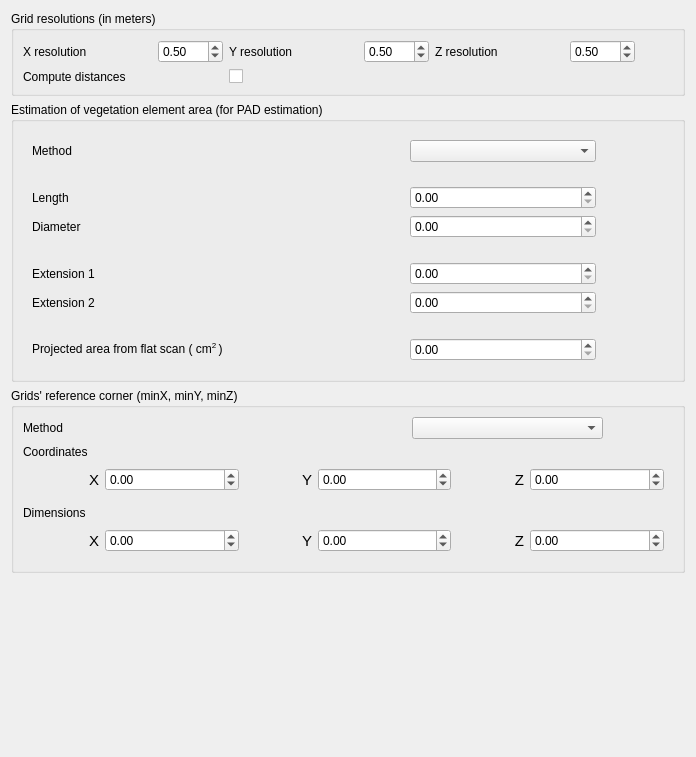
<?xml version="1.0" encoding="UTF-8"?>
<ui version="4.0">
 <class>ComputeGridsConfiguration</class>
 <widget class="QWidget" name="ComputeGridsConfiguration">
  <property name="geometry">
   <rect>
    <x>0</x>
    <y>0</y>
    <width>696</width>
    <height>757</height>
   </rect>
  </property>
  <property name="windowTitle">
   <string>Form</string>
  </property>
  <layout class="QGridLayout" name="gridLayout">
   <item row="1" column="0">
    <widget class="QGroupBox" name="estimationFrame">
     <property name="toolTip">
      <string/>
     </property>
     <property name="title">
      <string>Estimation of vegetation element area (for PAD estimation)</string>
     </property>
     <layout class="QGridLayout" name="gridLayout_3">
      <item row="0" column="0">
       <widget class="QFrame" name="frame_6">
        <property name="toolTip">
         <string/>
        </property>
        <property name="frameShape">
         <enum>QFrame::NoFrame</enum>
        </property>
        <property name="frameShadow">
         <enum>QFrame::Raised</enum>
        </property>
        <layout class="QGridLayout" name="gridLayout_8" columnstretch="6,3,1">
         <item row="0" column="0">
          <widget class="QLabel" name="label_5">
           <property name="enabled">
            <bool>true</bool>
           </property>
           <property name="toolTip">
            <string/>
           </property>
           <property name="text">
            <string>Method</string>
           </property>
          </widget>
         </item>
         <item row="0" column="1">
          <widget class="QComboBox" name="estimationMethods">
           <property name="enabled">
            <bool>true</bool>
           </property>
           <property name="toolTip">
            <string/>
           </property>
          </widget>
         </item>
         <item row="0" column="2">
          <widget class="QLabel" name="label_9">
           <property name="enabled">
            <bool>true</bool>
           </property>
           <property name="baseSize">
            <size>
             <width>0</width>
             <height>0</height>
            </size>
           </property>
           <property name="toolTip">
            <string>&lt;html&gt;&lt;head/&gt;&lt;body&gt;&lt;p&gt;What estimation of vegetation element's area should be used ?&lt;/p&gt;&lt;/body&gt;&lt;/html&gt;</string>
           </property>
           <property name="text">
            <string>&lt;html&gt;&lt;head/&gt;&lt;body&gt;&lt;p&gt;&lt;img src=&quot;:/resources/help.png&quot; width=&quot;20&quot; height=&quot;20&quot;/&gt;&lt;/p&gt;&lt;/body&gt;&lt;/html&gt;</string>
           </property>
           <property name="alignment">
            <set>Qt::AlignCenter</set>
           </property>
          </widget>
         </item>
        </layout>
       </widget>
      </item>
      <item row="1" column="0">
       <widget class="QFrame" name="needleFrame">
        <property name="toolTip">
         <string/>
        </property>
        <property name="frameShape">
         <enum>QFrame::NoFrame</enum>
        </property>
        <property name="frameShadow">
         <enum>QFrame::Raised</enum>
        </property>
        <layout class="QGridLayout" name="gridLayout_5" columnstretch="6,3,1">
         <item row="1" column="1">
          <widget class="QDoubleSpinBox" name="widthSpinBox">
           <property name="toolTip">
            <string/>
           </property>
          </widget>
         </item>
         <item row="0" column="1">
          <widget class="QDoubleSpinBox" name="lengthSpinBox">
           <property name="toolTip">
            <string/>
           </property>
          </widget>
         </item>
         <item row="0" column="2">
          <widget class="QLabel" name="label_21">
           <property name="enabled">
            <bool>true</bool>
           </property>
           <property name="baseSize">
            <size>
             <width>0</width>
             <height>0</height>
            </size>
           </property>
           <property name="toolTip">
            <string/>
           </property>
           <property name="text">
            <string>&lt;html&gt;&lt;head/&gt;&lt;body&gt;&lt;p&gt;&lt;img src=&quot;:/resources/help.png&quot; width=&quot;20&quot; height=&quot;20&quot;/&gt;&lt;/p&gt;&lt;/body&gt;&lt;/html&gt;</string>
           </property>
           <property name="alignment">
            <set>Qt::AlignCenter</set>
           </property>
          </widget>
         </item>
         <item row="0" column="0">
          <widget class="QLabel" name="label_18">
           <property name="toolTip">
            <string/>
           </property>
           <property name="text">
            <string>Length</string>
           </property>
          </widget>
         </item>
         <item row="1" column="0">
          <widget class="QLabel" name="label_19">
           <property name="toolTip">
            <string/>
           </property>
           <property name="text">
            <string>Diameter</string>
           </property>
          </widget>
         </item>
         <item row="1" column="2">
          <widget class="QLabel" name="label_22">
           <property name="enabled">
            <bool>true</bool>
           </property>
           <property name="baseSize">
            <size>
             <width>0</width>
             <height>0</height>
            </size>
           </property>
           <property name="toolTip">
            <string/>
           </property>
           <property name="text">
            <string>&lt;html&gt;&lt;head/&gt;&lt;body&gt;&lt;p&gt;&lt;img src=&quot;:/resources/help.png&quot; width=&quot;20&quot; height=&quot;20&quot;/&gt;&lt;/p&gt;&lt;/body&gt;&lt;/html&gt;</string>
           </property>
           <property name="alignment">
            <set>Qt::AlignCenter</set>
           </property>
          </widget>
         </item>
        </layout>
       </widget>
      </item>
      <item row="2" column="0">
       <widget class="QFrame" name="broadleafFrame">
        <property name="toolTip">
         <string/>
        </property>
        <property name="frameShape">
         <enum>QFrame::NoFrame</enum>
        </property>
        <property name="frameShadow">
         <enum>QFrame::Raised</enum>
        </property>
        <layout class="QGridLayout" name="gridLayout_6" columnstretch="6,3,1">
         <item row="0" column="0">
          <widget class="QLabel" name="label_20">
           <property name="toolTip">
            <string/>
           </property>
           <property name="text">
            <string>Extension 1</string>
           </property>
          </widget>
         </item>
         <item row="0" column="1">
          <widget class="QDoubleSpinBox" name="extension1SpinBox">
           <property name="toolTip">
            <string/>
           </property>
          </widget>
         </item>
         <item row="0" column="2">
          <widget class="QLabel" name="label_24">
           <property name="enabled">
            <bool>true</bool>
           </property>
           <property name="baseSize">
            <size>
             <width>0</width>
             <height>0</height>
            </size>
           </property>
           <property name="toolTip">
            <string/>
           </property>
           <property name="text">
            <string>&lt;html&gt;&lt;head/&gt;&lt;body&gt;&lt;p&gt;&lt;img src=&quot;:/resources/help.png&quot; width=&quot;20&quot; height=&quot;20&quot;/&gt;&lt;/p&gt;&lt;/body&gt;&lt;/html&gt;</string>
           </property>
           <property name="alignment">
            <set>Qt::AlignCenter</set>
           </property>
          </widget>
         </item>
         <item row="1" column="0">
          <widget class="QLabel" name="label_25">
           <property name="toolTip">
            <string/>
           </property>
           <property name="text">
            <string>Extension 2</string>
           </property>
          </widget>
         </item>
         <item row="1" column="1">
          <widget class="QDoubleSpinBox" name="extension2SpinBox">
           <property name="toolTip">
            <string/>
           </property>
          </widget>
         </item>
         <item row="1" column="2">
          <widget class="QLabel" name="label_23">
           <property name="enabled">
            <bool>true</bool>
           </property>
           <property name="baseSize">
            <size>
             <width>0</width>
             <height>0</height>
            </size>
           </property>
           <property name="toolTip">
            <string/>
           </property>
           <property name="text">
            <string>&lt;html&gt;&lt;head/&gt;&lt;body&gt;&lt;p&gt;&lt;img src=&quot;:/resources/help.png&quot; width=&quot;20&quot; height=&quot;20&quot;/&gt;&lt;/p&gt;&lt;/body&gt;&lt;/html&gt;</string>
           </property>
           <property name="alignment">
            <set>Qt::AlignCenter</set>
           </property>
          </widget>
         </item>
        </layout>
       </widget>
      </item>
      <item row="3" column="0">
       <widget class="QFrame" name="areaFrame">
        <property name="toolTip">
         <string/>
        </property>
        <property name="frameShape">
         <enum>QFrame::NoFrame</enum>
        </property>
        <property name="frameShadow">
         <enum>QFrame::Raised</enum>
        </property>
        <layout class="QGridLayout" name="gridLayout_7" columnstretch="6,3,1">
         <item row="0" column="0">
          <widget class="QLabel" name="label_27">
           <property name="toolTip">
            <string/>
           </property>
           <property name="text">
            <string>&lt;html&gt;&lt;head/&gt;&lt;body&gt;&lt;p&gt;Projected area from flat scan ( cm&lt;span style=&quot; vertical-align:super;&quot;&gt;2 &lt;/span&gt;)&lt;/p&gt;&lt;/body&gt;&lt;/html&gt;</string>
           </property>
          </widget>
         </item>
         <item row="0" column="1">
          <widget class="QDoubleSpinBox" name="projectedAreaSpinBox">
           <property name="toolTip">
            <string/>
           </property>
          </widget>
         </item>
         <item row="0" column="2">
          <widget class="QLabel" name="label_26">
           <property name="enabled">
            <bool>true</bool>
           </property>
           <property name="baseSize">
            <size>
             <width>0</width>
             <height>0</height>
            </size>
           </property>
           <property name="toolTip">
            <string/>
           </property>
           <property name="text">
            <string>&lt;html&gt;&lt;head/&gt;&lt;body&gt;&lt;p&gt;&lt;img src=&quot;:/resources/help.png&quot; width=&quot;20&quot; height=&quot;20&quot;/&gt;&lt;/p&gt;&lt;/body&gt;&lt;/html&gt;</string>
           </property>
           <property name="alignment">
            <set>Qt::AlignCenter</set>
           </property>
          </widget>
         </item>
        </layout>
       </widget>
      </item>
     </layout>
    </widget>
   </item>
   <item row="2" column="0">
    <widget class="QGroupBox" name="referenceCornerFrame">
     <property name="toolTip">
      <string/>
     </property>
     <property name="title">
      <string>Grids' reference corner (minX, minY, minZ)</string>
     </property>
     <layout class="QGridLayout" name="gridLayout_2" columnstretch="6,3,1">
      <item row="0" column="0">
       <widget class="QLabel" name="label">
        <property name="toolTip">
         <string/>
        </property>
        <property name="text">
         <string>Method</string>
        </property>
       </widget>
      </item>
      <item row="0" column="1">
       <widget class="QComboBox" name="referenceMethods">
        <property name="toolTip">
         <string/>
        </property>
       </widget>
      </item>
      <item row="0" column="2">
       <widget class="QLabel" name="label_4">
        <property name="baseSize">
         <size>
          <width>0</width>
          <height>0</height>
         </size>
        </property>
        <property name="toolTip">
         <string>&lt;html&gt;&lt;head/&gt;&lt;body&gt;&lt;p&gt;Reference for grid corner. Either use the bounding box of the scene or set custom size and position. &lt;/p&gt;&lt;/body&gt;&lt;/html&gt;</string>
        </property>
        <property name="text">
         <string>&lt;html&gt;&lt;head/&gt;&lt;body&gt;&lt;p&gt;&lt;img src=&quot;:/resources/help.png&quot; width=&quot;20&quot; height=&quot;20&quot;/&gt;&lt;/p&gt;&lt;/body&gt;&lt;/html&gt;</string>
        </property>
        <property name="alignment">
         <set>Qt::AlignCenter</set>
        </property>
       </widget>
      </item>
      <item row="1" column="0" colspan="3">
       <widget class="QFrame" name="coordinatesFrame">
        <property name="toolTip">
         <string/>
        </property>
        <property name="frameShape">
         <enum>QFrame::NoFrame</enum>
        </property>
        <property name="frameShadow">
         <enum>QFrame::Raised</enum>
        </property>
        <property name="lineWidth">
         <number>0</number>
        </property>
        <layout class="QVBoxLayout" name="verticalLayout">
         <property name="spacing">
          <number>0</number>
         </property>
         <property name="leftMargin">
          <number>0</number>
         </property>
         <property name="topMargin">
          <number>0</number>
         </property>
         <property name="rightMargin">
          <number>0</number>
         </property>
         <property name="bottomMargin">
          <number>0</number>
         </property>
         <item>
          <widget class="QLabel" name="label_10">
           <property name="toolTip">
            <string/>
           </property>
           <property name="text">
            <string>Coordinates</string>
           </property>
          </widget>
         </item>
         <item>
          <widget class="QFrame" name="frame">
           <property name="toolTip">
            <string/>
           </property>
           <property name="frameShape">
            <enum>QFrame::NoFrame</enum>
           </property>
           <property name="frameShadow">
            <enum>QFrame::Raised</enum>
           </property>
           <layout class="QHBoxLayout" name="horizontalLayout" stretch="10,20,10,20,10,20">
            <item>
             <widget class="QLabel" name="label_11">
              <property name="font">
               <font>
                <pointsize>11</pointsize>
               </font>
              </property>
              <property name="toolTip">
               <string/>
              </property>
              <property name="layoutDirection">
               <enum>Qt::LeftToRight</enum>
              </property>
              <property name="text">
               <string notr="true">X</string>
              </property>
              <property name="alignment">
               <set>Qt::AlignRight|Qt::AlignTrailing|Qt::AlignVCenter</set>
              </property>
              <property name="margin">
               <number>9</number>
              </property>
             </widget>
            </item>
            <item>
             <widget class="QDoubleSpinBox" name="coordinatesX">
              <property name="toolTip">
               <string/>
              </property>
              <property name="minimum">
               <double>-99.000000000000000</double>
              </property>
             </widget>
            </item>
            <item>
             <widget class="QLabel" name="label_12">
              <property name="font">
               <font>
                <pointsize>11</pointsize>
               </font>
              </property>
              <property name="toolTip">
               <string/>
              </property>
              <property name="layoutDirection">
               <enum>Qt::LeftToRight</enum>
              </property>
              <property name="text">
               <string notr="true">Y</string>
              </property>
              <property name="alignment">
               <set>Qt::AlignRight|Qt::AlignTrailing|Qt::AlignVCenter</set>
              </property>
              <property name="margin">
               <number>9</number>
              </property>
             </widget>
            </item>
            <item>
             <widget class="QDoubleSpinBox" name="coordinatesY">
              <property name="toolTip">
               <string/>
              </property>
              <property name="minimum">
               <double>-99.000000000000000</double>
              </property>
             </widget>
            </item>
            <item>
             <widget class="QLabel" name="label_13">
              <property name="font">
               <font>
                <pointsize>11</pointsize>
               </font>
              </property>
              <property name="toolTip">
               <string/>
              </property>
              <property name="layoutDirection">
               <enum>Qt::LeftToRight</enum>
              </property>
              <property name="text">
               <string notr="true">Z</string>
              </property>
              <property name="alignment">
               <set>Qt::AlignRight|Qt::AlignTrailing|Qt::AlignVCenter</set>
              </property>
              <property name="margin">
               <number>9</number>
              </property>
             </widget>
            </item>
            <item>
             <widget class="QDoubleSpinBox" name="coordinatesZ">
              <property name="toolTip">
               <string/>
              </property>
              <property name="minimum">
               <double>-99.000000000000000</double>
              </property>
             </widget>
            </item>
           </layout>
          </widget>
         </item>
        </layout>
       </widget>
      </item>
      <item row="2" column="0" colspan="3">
       <widget class="QFrame" name="dimensionFrame">
        <property name="toolTip">
         <string/>
        </property>
        <property name="frameShape">
         <enum>QFrame::NoFrame</enum>
        </property>
        <property name="frameShadow">
         <enum>QFrame::Raised</enum>
        </property>
        <property name="lineWidth">
         <number>0</number>
        </property>
        <layout class="QVBoxLayout" name="verticalLayout_2">
         <property name="spacing">
          <number>0</number>
         </property>
         <property name="leftMargin">
          <number>0</number>
         </property>
         <property name="topMargin">
          <number>0</number>
         </property>
         <property name="rightMargin">
          <number>0</number>
         </property>
         <property name="bottomMargin">
          <number>0</number>
         </property>
         <item>
          <widget class="QLabel" name="label_14">
           <property name="toolTip">
            <string/>
           </property>
           <property name="text">
            <string>Dimensions</string>
           </property>
          </widget>
         </item>
         <item>
          <widget class="QFrame" name="frame_4">
           <property name="toolTip">
            <string/>
           </property>
           <property name="frameShape">
            <enum>QFrame::NoFrame</enum>
           </property>
           <property name="frameShadow">
            <enum>QFrame::Raised</enum>
           </property>
           <layout class="QHBoxLayout" name="horizontalLayout_2" stretch="10,20,10,20,10,20">
            <item>
             <widget class="QLabel" name="label_15">
              <property name="font">
               <font>
                <pointsize>11</pointsize>
               </font>
              </property>
              <property name="toolTip">
               <string/>
              </property>
              <property name="layoutDirection">
               <enum>Qt::LeftToRight</enum>
              </property>
              <property name="text">
               <string notr="true">X</string>
              </property>
              <property name="alignment">
               <set>Qt::AlignRight|Qt::AlignTrailing|Qt::AlignVCenter</set>
              </property>
              <property name="margin">
               <number>9</number>
              </property>
             </widget>
            </item>
            <item>
             <widget class="QDoubleSpinBox" name="dimensionX">
              <property name="toolTip">
               <string/>
              </property>
              <property name="minimum">
               <double>-99.000000000000000</double>
              </property>
             </widget>
            </item>
            <item>
             <widget class="QLabel" name="label_16">
              <property name="font">
               <font>
                <pointsize>11</pointsize>
               </font>
              </property>
              <property name="toolTip">
               <string/>
              </property>
              <property name="layoutDirection">
               <enum>Qt::LeftToRight</enum>
              </property>
              <property name="text">
               <string notr="true">Y</string>
              </property>
              <property name="alignment">
               <set>Qt::AlignRight|Qt::AlignTrailing|Qt::AlignVCenter</set>
              </property>
              <property name="margin">
               <number>9</number>
              </property>
             </widget>
            </item>
            <item>
             <widget class="QDoubleSpinBox" name="dimensionY">
              <property name="toolTip">
               <string/>
              </property>
              <property name="minimum">
               <double>-99.000000000000000</double>
              </property>
             </widget>
            </item>
            <item>
             <widget class="QLabel" name="label_17">
              <property name="font">
               <font>
                <pointsize>11</pointsize>
               </font>
              </property>
              <property name="toolTip">
               <string/>
              </property>
              <property name="layoutDirection">
               <enum>Qt::LeftToRight</enum>
              </property>
              <property name="text">
               <string notr="true">Z</string>
              </property>
              <property name="alignment">
               <set>Qt::AlignRight|Qt::AlignTrailing|Qt::AlignVCenter</set>
              </property>
              <property name="margin">
               <number>9</number>
              </property>
             </widget>
            </item>
            <item>
             <widget class="QDoubleSpinBox" name="dimensionZ">
              <property name="toolTip">
               <string/>
              </property>
              <property name="minimum">
               <double>-99.000000000000000</double>
              </property>
             </widget>
            </item>
           </layout>
          </widget>
         </item>
        </layout>
       </widget>
      </item>
     </layout>
    </widget>
   </item>
   <item row="3" column="0">
    <spacer name="verticalSpacer">
     <property name="toolTip">
      <string/>
     </property>
     <property name="orientation">
      <enum>Qt::Vertical</enum>
     </property>
     <property name="sizeHint" stdset="0">
      <size>
       <width>20</width>
       <height>40</height>
      </size>
     </property>
    </spacer>
   </item>
   <item row="0" column="0">
    <widget class="QGroupBox" name="resolutionFrame">
     <property name="toolTip">
      <string/>
     </property>
     <property name="title">
      <string>Grid resolutions (in meters)</string>
     </property>
     <layout class="QGridLayout" name="gridLayout_4" columnstretch="20,10,20,10,20,10,5">
      <item row="0" column="2">
       <widget class="QLabel" name="label_6">
        <property name="toolTip">
         <string/>
        </property>
        <property name="text">
         <string>Y resolution</string>
        </property>
       </widget>
      </item>
      <item row="0" column="4">
       <widget class="QLabel" name="label_29">
        <property name="toolTip">
         <string/>
        </property>
        <property name="text">
         <string>Z resolution</string>
        </property>
       </widget>
      </item>
      <item row="0" column="5">
       <widget class="QDoubleSpinBox" name="gridResZ">
        <property name="toolTip">
         <string/>
        </property>
        <property name="maximum">
         <double>99.000000000000000</double>
        </property>
        <property name="singleStep">
         <double>0.100000000000000</double>
        </property>
        <property name="value">
         <double>0.500000000000000</double>
        </property>
       </widget>
      </item>
      <item row="1" column="6">
       <widget class="QLabel" name="label_8">
        <property name="baseSize">
         <size>
          <width>0</width>
          <height>0</height>
         </size>
        </property>
        <property name="toolTip">
         <string>&lt;html&gt;&lt;head/&gt;&lt;body&gt;&lt;p&gt;Should grids' distances be computed. Left uncheck, the PAD will not be computed (but grids will be outputed)&lt;/p&gt;&lt;/body&gt;&lt;/html&gt;</string>
        </property>
        <property name="text">
         <string>&lt;html&gt;&lt;head/&gt;&lt;body&gt;&lt;p&gt;&lt;img src=&quot;:/resources/help.png&quot; width=&quot;20&quot; height=&quot;20&quot;/&gt;&lt;/p&gt;&lt;/body&gt;&lt;/html&gt;</string>
        </property>
        <property name="alignment">
         <set>Qt::AlignCenter</set>
        </property>
       </widget>
      </item>
      <item row="0" column="6">
       <widget class="QLabel" name="label_7">
        <property name="baseSize">
         <size>
          <width>0</width>
          <height>0</height>
         </size>
        </property>
        <property name="toolTip">
         <string>&lt;html&gt;&lt;head/&gt;&lt;body&gt;&lt;p&gt;Grid's resolution in the X, Y and Z axis&lt;/p&gt;&lt;/body&gt;&lt;/html&gt;</string>
        </property>
        <property name="text">
         <string>&lt;html&gt;&lt;head/&gt;&lt;body&gt;&lt;p&gt;&lt;img src=&quot;:/resources/help.png&quot; width=&quot;20&quot; height=&quot;20&quot;/&gt;&lt;/p&gt;&lt;/body&gt;&lt;/html&gt;</string>
        </property>
        <property name="alignment">
         <set>Qt::AlignCenter</set>
        </property>
       </widget>
      </item>
      <item row="0" column="1">
       <widget class="QDoubleSpinBox" name="gridResX">
        <property name="toolTip">
         <string/>
        </property>
        <property name="singleStep">
         <double>0.100000000000000</double>
        </property>
        <property name="value">
         <double>0.500000000000000</double>
        </property>
       </widget>
      </item>
      <item row="0" column="3">
       <widget class="QDoubleSpinBox" name="gridResY">
        <property name="toolTip">
         <string/>
        </property>
        <property name="singleStep">
         <double>0.100000000000000</double>
        </property>
        <property name="value">
         <double>0.500000000000000</double>
        </property>
       </widget>
      </item>
      <item row="0" column="0">
       <widget class="QLabel" name="label_2">
        <property name="toolTip">
         <string/>
        </property>
        <property name="text">
         <string>X resolution</string>
        </property>
       </widget>
      </item>
      <item row="1" column="2" colspan="4">
       <widget class="QCheckBox" name="doComputeDistances">
        <property name="toolTip">
         <string/>
        </property>
        <property name="text">
         <string/>
        </property>
       </widget>
      </item>
      <item row="1" column="0" colspan="2">
       <widget class="QLabel" name="label_3">
        <property name="toolTip">
         <string/>
        </property>
        <property name="text">
         <string>Compute distances</string>
        </property>
       </widget>
      </item>
     </layout>
    </widget>
   </item>
  </layout>
 </widget>
 <resources/>
 <connections/>
</ui>
